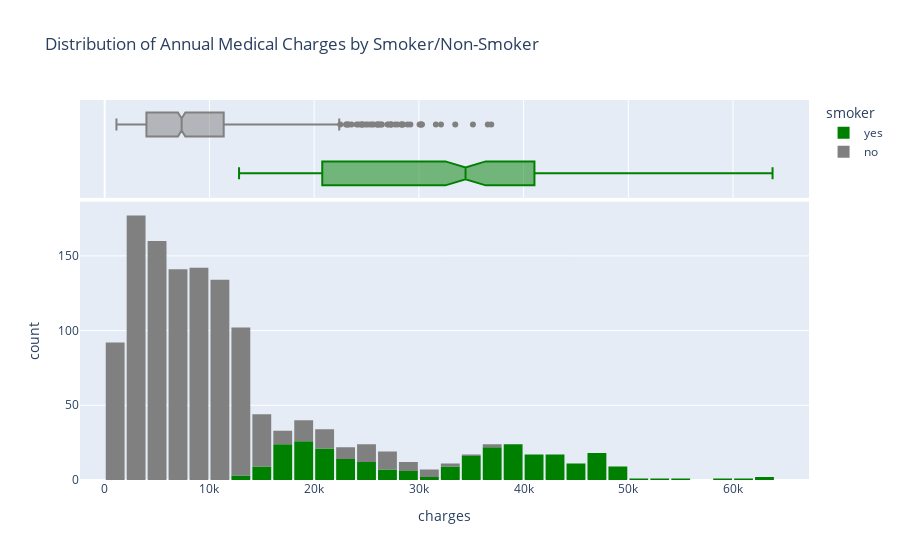

Notebook cell for this chart:
### Code cell
fig = px.histogram(medical_df,
                   x = 'charges',
                   marginal = 'box',
                   color = 'smoker',
                   color_discrete_sequence = ['green', 'grey'],
                   title = 'Distribution of Annual Medical Charges by Smoker/Non-Smoker')
fig.update_layout(bargap = 0.1)
fig.show()

### Figure 1 — Plotly figure (JSON) as saved in the notebook; plotly's stock layout.template omitted (floating-point values rounded to 4 significant figures; data arrays with more than 128 entries replaced by an {"elided": "..."} marker saying what was removed)
{"data": [{"bingroup": "x", "hovertemplate": "smoker=yes<br>charges=%{x}<br>count=%{y}<extra></extra>", "legendgroup": "yes", "marker": {"color": "green", "pattern": {"shape": ""}}, "name": "yes", "orientation": "v", "showlegend": true, "type": "histogram", "x": {"elided": "274 float values"}, "xaxis": "x", "yaxis": "y"}, {"hovertemplate": "smoker=yes<br>charges=%{x}<extra></extra>", "legendgroup": "yes", "marker": {"color": "green"}, "name": "yes", "notched": true, "showlegend": false, "type": "box", "x": {"elided": "274 float values"}, "xaxis": "x2", "yaxis": "y2"}, {"bingroup": "x", "hovertemplate": "smoker=no<br>charges=%{x}<br>count=%{y}<extra></extra>", "legendgroup": "no", "marker": {"color": "grey", "pattern": {"shape": ""}}, "name": "no", "orientation": "v", "showlegend": true, "type": "histogram", "x": {"elided": "1064 float values"}, "xaxis": "x", "yaxis": "y"}, {"hovertemplate": "smoker=no<br>charges=%{x}<extra></extra>", "legendgroup": "no", "marker": {"color": "grey"}, "name": "no", "notched": true, "showlegend": false, "type": "box", "x": {"elided": "1064 float values"}, "xaxis": "x2", "yaxis": "y2"}], "layout": {"bargap": 0.1, "barmode": "relative", "legend": {"title": {"text": "smoker"}, "tracegroupgap": 0}, "title": {"text": "Distribution of Annual Medical Charges by Smoker/Non-Smoker"}, "xaxis": {"anchor": "y", "domain": [0, 1], "title": {"text": "charges"}}, "xaxis2": {"anchor": "y2", "domain": [0, 1], "matches": "x", "showgrid": true, "showticklabels": false}, "yaxis": {"anchor": "x", "domain": [0, 0.7326], "title": {"text": "count"}}, "yaxis2": {"anchor": "x2", "domain": [0.7426, 1], "matches": "y2", "showgrid": false, "showline": false, "showticklabels": false, "ticks": ""}}}
